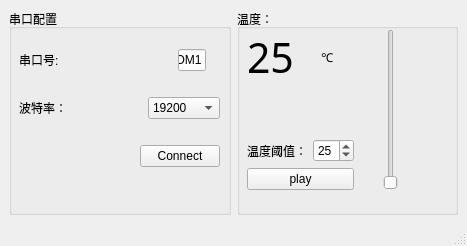
<?xml version="1.0" encoding="UTF-8"?>
<ui version="4.0">
 <class>MainWindow</class>
 <widget class="QMainWindow" name="MainWindow">
  <property name="geometry">
   <rect>
    <x>0</x>
    <y>0</y>
    <width>467</width>
    <height>246</height>
   </rect>
  </property>
  <property name="windowTitle">
   <string>MainWindow</string>
  </property>
  <widget class="QWidget" name="centralwidget">
   <layout class="QGridLayout" name="gridLayout">
    <item row="0" column="0">
     <widget class="QGroupBox" name="groupBox">
      <property name="title">
       <string>串口配置</string>
      </property>
      <widget class="QWidget" name="layoutWidget">
       <property name="geometry">
        <rect>
         <x>10</x>
         <y>20</y>
         <width>201</width>
         <height>161</height>
        </rect>
       </property>
       <layout class="QVBoxLayout" name="verticalLayout">
        <item>
         <layout class="QHBoxLayout" name="horizontalLayout">
          <item>
           <widget class="QLabel" name="label_1">
            <property name="text">
             <string>串口号:</string>
            </property>
           </widget>
          </item>
          <item>
           <spacer name="horizontalSpacer_3">
            <property name="orientation">
             <enum>Qt::Horizontal</enum>
            </property>
            <property name="sizeHint" stdset="0">
             <size>
              <width>192</width>
              <height>20</height>
             </size>
            </property>
           </spacer>
          </item>
          <item>
           <widget class="QLineEdit" name="lE_com">
            <property name="focusPolicy">
             <enum>Qt::StrongFocus</enum>
            </property>
            <property name="layoutDirection">
             <enum>Qt::LeftToRight</enum>
            </property>
            <property name="text">
             <string>COM1</string>
            </property>
           </widget>
          </item>
          <item>
           <spacer name="horizontalSpacer_4">
            <property name="orientation">
             <enum>Qt::Horizontal</enum>
            </property>
            <property name="sizeHint" stdset="0">
             <size>
              <width>93</width>
              <height>20</height>
             </size>
            </property>
           </spacer>
          </item>
         </layout>
        </item>
        <item>
         <layout class="QHBoxLayout" name="horizontalLayout_3">
          <item>
           <widget class="QLabel" name="label_4">
            <property name="text">
             <string>波特率：</string>
            </property>
           </widget>
          </item>
          <item>
           <spacer name="horizontalSpacer_2">
            <property name="orientation">
             <enum>Qt::Horizontal</enum>
            </property>
            <property name="sizeHint" stdset="0">
             <size>
              <width>40</width>
              <height>20</height>
             </size>
            </property>
           </spacer>
          </item>
          <item>
           <widget class="QComboBox" name="cB_baud">
            <item>
             <property name="text">
              <string>19200</string>
             </property>
            </item>
            <item>
             <property name="text">
              <string>9600</string>
             </property>
            </item>
            <item>
             <property name="text">
              <string>115200</string>
             </property>
            </item>
           </widget>
          </item>
         </layout>
        </item>
        <item>
         <layout class="QHBoxLayout" name="horizontalLayout_2">
          <item>
           <spacer name="horizontalSpacer">
            <property name="orientation">
             <enum>Qt::Horizontal</enum>
            </property>
            <property name="sizeHint" stdset="0">
             <size>
              <width>40</width>
              <height>20</height>
             </size>
            </property>
           </spacer>
          </item>
          <item>
           <widget class="QPushButton" name="pB_connect">
            <property name="text">
             <string>Connect</string>
            </property>
           </widget>
          </item>
         </layout>
        </item>
       </layout>
      </widget>
     </widget>
    </item>
    <item row="0" column="1">
     <widget class="QGroupBox" name="groupBox_2">
      <property name="title">
       <string>温度：</string>
      </property>
      <widget class="QWidget" name="">
       <property name="geometry">
        <rect>
         <x>10</x>
         <y>20</y>
         <width>151</width>
         <height>161</height>
        </rect>
       </property>
       <layout class="QHBoxLayout" name="horizontalLayout_5">
        <item>
         <layout class="QVBoxLayout" name="verticalLayout_2">
          <item>
           <layout class="QHBoxLayout" name="horizontalLayout_4">
            <item>
             <widget class="QLabel" name="lb_temp">
              <property name="font">
               <font>
                <family>Agency FB</family>
                <pointsize>31</pointsize>
               </font>
              </property>
              <property name="text">
               <string>25</string>
              </property>
             </widget>
            </item>
            <item>
             <spacer name="horizontalSpacer_5">
              <property name="orientation">
               <enum>Qt::Horizontal</enum>
              </property>
              <property name="sizeHint" stdset="0">
               <size>
                <width>40</width>
                <height>20</height>
               </size>
              </property>
             </spacer>
            </item>
            <item>
             <widget class="QLabel" name="label_5">
              <property name="font">
               <font>
                <family>Arial Black</family>
               </font>
              </property>
              <property name="text">
               <string>℃</string>
              </property>
             </widget>
            </item>
            <item>
             <spacer name="horizontalSpacer_6">
              <property name="orientation">
               <enum>Qt::Horizontal</enum>
              </property>
              <property name="sizeHint" stdset="0">
               <size>
                <width>40</width>
                <height>20</height>
               </size>
              </property>
             </spacer>
            </item>
           </layout>
          </item>
          <item>
           <spacer name="verticalSpacer">
            <property name="orientation">
             <enum>Qt::Vertical</enum>
            </property>
            <property name="sizeHint" stdset="0">
             <size>
              <width>20</width>
              <height>40</height>
             </size>
            </property>
           </spacer>
          </item>
          <item>
           <layout class="QHBoxLayout" name="horizontalLayout_7">
            <item>
             <widget class="QLabel" name="label_6">
              <property name="text">
               <string>温度阈值：</string>
              </property>
             </widget>
            </item>
            <item>
             <widget class="QSpinBox" name="sB_Temp_threshold">
              <property name="value">
               <number>25</number>
              </property>
             </widget>
            </item>
           </layout>
          </item>
          <item>
           <widget class="QPushButton" name="pB_play">
            <property name="text">
             <string>play</string>
            </property>
           </widget>
          </item>
         </layout>
        </item>
        <item>
         <spacer name="horizontalSpacer_7">
          <property name="orientation">
           <enum>Qt::Horizontal</enum>
          </property>
          <property name="sizeHint" stdset="0">
           <size>
            <width>74</width>
            <height>20</height>
           </size>
          </property>
         </spacer>
        </item>
        <item>
         <widget class="QSlider" name="vS_temp">
          <property name="orientation">
           <enum>Qt::Vertical</enum>
          </property>
         </widget>
        </item>
        <item>
         <spacer name="horizontalSpacer_8">
          <property name="orientation">
           <enum>Qt::Horizontal</enum>
          </property>
          <property name="sizeHint" stdset="0">
           <size>
            <width>40</width>
            <height>20</height>
           </size>
          </property>
         </spacer>
        </item>
       </layout>
      </widget>
     </widget>
    </item>
   </layout>
  </widget>
  <widget class="QMenuBar" name="menubar">
   <property name="geometry">
    <rect>
     <x>0</x>
     <y>0</y>
     <width>467</width>
     <height>22</height>
    </rect>
   </property>
  </widget>
  <widget class="QStatusBar" name="statusbar"/>
 </widget>
 <resources/>
 <connections/>
</ui>
